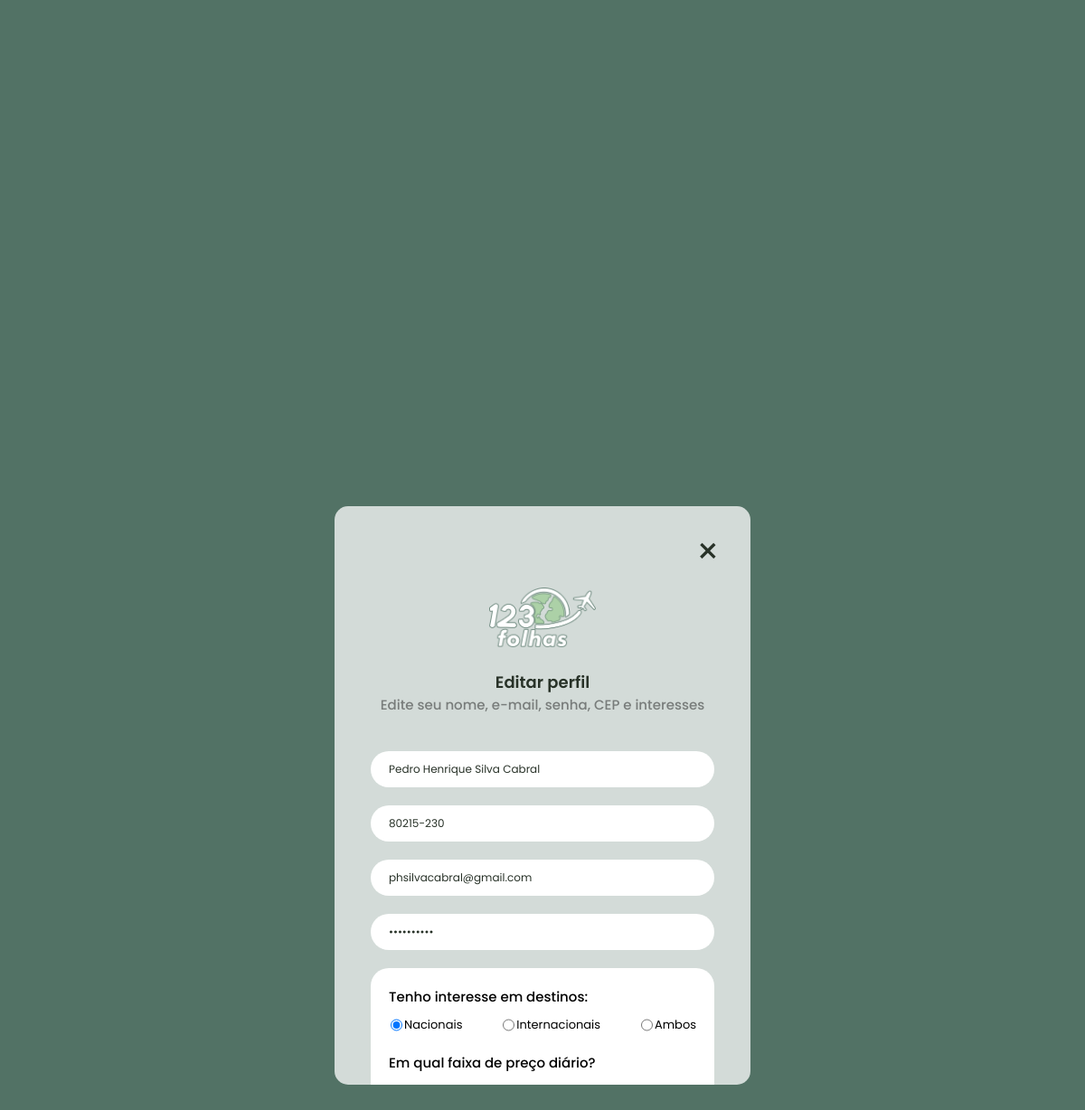
The app's page /perfil/editar/index.php (signed in) with its own data.
### tables this page shows
CREATE TABLE `cliente` (
  `Cod_Cliente` int NOT NULL AUTO_INCREMENT,
  `Nome` varchar(100) DEFAULT NULL,
  `CPF` char(14) DEFAULT NULL,
  `Genero` char(1) DEFAULT NULL,
  `CEP` char(9) DEFAULT NULL,
  `DT_Nasc` date DEFAULT NULL,
  `Faixa_preco` int DEFAULT '0',
  `Inter_Nacional` char(1) DEFAULT 'A',
  `123Pontos` int DEFAULT '0',
  `Email` varchar(100) DEFAULT NULL,
  `Senha_login` varchar(20) DEFAULT NULL,
  PRIMARY KEY (`Cod_Cliente`),
  UNIQUE KEY `CPF` (`CPF`,`Email`)
);

### perfil/editar/index.php (the view, shortened to what this page needs)
<!DOCTYPE html>
<html lang="pt-br">
<head>
    <link rel="stylesheet" href="style.css">
</head>
<body>
    <?php
    include('connection.php');
    $sqlN = "SELECT Nome, CEP, Email, Senha_login, Inter_Nacional, Faixa_preco FROM Cliente WHERE Cod_Cliente = '{$_SESSION['Cod_Cliente']}'";
    $resultN = $conn->query($sqlN);
    $rowN = $resultN->fetch_assoc();
    $Nome = $rowN['Nome'];
    $CEP = $rowN['CEP'];
    $Email = $rowN['Email'];
    $Senha_login = $rowN['Senha_login'];
    $Inter_Nacional = $rowN['Inter_Nacional'];
    ?>
    <main>
        <section class="box">
            <span id="X"><a href="../">&times;</a></span>
            <div class="alinharelementos">
                <img src="../../img_principais/logo_login.png" alt="" id="logo">
            </div>
            <div class="alinharelementosescrita">
                <p id="elemento1">Editar perfil</p>
                <p id="elemento2">Edite seu nome, e-mail, senha, CEP e interesses</p>
            </div>
            <form id="form1" name="form1" method="post" action="edit_php.php" onsubmit="return verificar()">
                <div class="espacodentrobox">
                    <input type="text" name="txtNome" maxlength="100" id="primeiroinput" placeholder="Nome" class="campocheio" value="<?php echo $Nome ?>" required>
                    <input type="text" placeholder="CEP" id="CEP" name="txtCEP" oninput="this.value = maskCEP(this.value)" maxlength="9" class="campocheio" value="<?php echo $CEP ?>" required>
                    <input type="email" name="email" id="email" maxlength="100" placeholder="E-mail" class="campocheio" value="<?php echo $Email ?>" required>
                    <input type="password" name="txtSenha" id="senha" maxlength="20" placeholder="Senha" class="campocheio" value="<?php echo $Senha_login ?>" required>
                </div>
                <div class="conteudocaixarange">
                    <div>
                        <p id="textocaixarange">Tenho interesse em destinos:</p>
                    </div>
                    <div class="moverjustifydestinos">
                        <div class="justifydestinos">
                            <div><input type="radio" name="destinos" value="N" <?php echo ($Inter_Nacional === 'N') ? 'checked' : ''; ?>>Nacionais</div>
                            <div><input type="radio" name="destinos" value="I" <?php echo ($Inter_Nacional === 'I') ? 'checked' : ''; ?>>Internacionais</div>
                            <div><input type="radio" name="destinos" value="A" <?php echo ($Inter_Nacional === 'A') ? 'checked' : ''; ?>>Ambos</div>
                        </div>
                    </div>
                    <div class="faixapreco">
                        <p>Em qual faixa de preço diário?</p>
                    </div>
                </div>
            </form>
        </section>
    </main>
</body>
</html>

### perfil/editar/style.css (style rules this page uses)
* { margin: 0; padding: 0; box-sizing: border-box; }
body { background-color: #527265; }
main { display: flex; justify-content: center; }
.box { width: 100%; max-width: 460px; height: 640px; background-color: rgb(255, 255, 255, 0.75); overflow-x: hidden; border-radius: 15px; position: absolute; top: 50%; transform: translate(0, -50%); text-align: center; }
#X { font-size: 40px; display: flex; justify-content: end; font-family: 'poppins'; margin: 20px 40px 10px 0; user-select: none; }
#X a { width: 20px; text-decoration: none; color: rgba(40, 50, 40, 1); cursor: pointer ; }
.alinharelementos { display: flex; justify-content: center; }
#logo { height: 66px; user-select: none; cursor: pointer; }
.alinharelementosescrita { text-align: center; margin: 25px 0 40px 0; }
#elemento1 { font-family: 'poppins_semibold'; color: rgba(40, 50, 40, 1); font-size: 18px; margin: 0 40px; }
#elemento2 { font-size: 15px; font-family: "poppins_medio"; color: rgba(30, 30, 30, 0.5); margin: 0 20px; }
.espacodentrobox { height: auto; display: flex; flex-wrap: wrap; justify-content: center; }
.campocheio, .campomedio { width: 380px; height: 40px; border-radius: 20px; border: none; text-indent: 20px; font-family: "poppins"; color: rgba(40, 50, 40, 1); font-size: 12px; margin: 0 40px 20px 40px; transition: box-shadow 0.15s, background-color 0.15s; }
.conteudocaixarange { text-align: start; padding: 20px; margin: 0 40px; background-color: rgb(255, 255, 255); border-radius: 20px; border: none; }
#textocaixarange { margin: 0 0 10px 0px; font-size: 15px; font-family: "poppins_medio"; }
.moverjustifydestinos { display: flex; justify-content: center; }
.justifydestinos { margin: 0 0 20px 0; display: flex; justify-content: space-between; width: 340px; font-size: 13px; font-family: "poppins"; }
.justifydestinos div input { margin: 2px; background-color: #527265; cursor: pointer; }
.justifydestinos div { display: flex; user-select: none; }
.faixapreco { margin: 0 0 15px 0; }
.faixapreco { font-family: "poppins_medio"; font-size: 15px; }

### records on screen
cliente: txtNome "Pedro Henrique Silva Cabral", txtCEP "80215-230", email "phsilvacabral@gmail.com", Inter_Nacional "☑"
